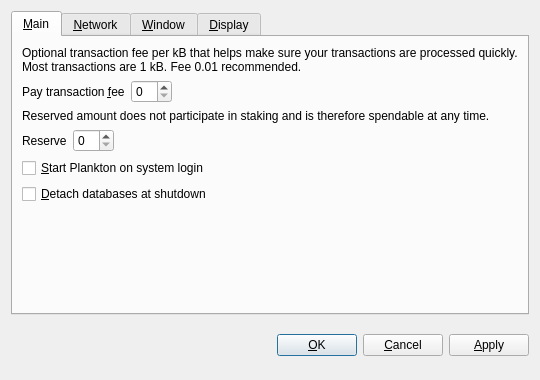
<?xml version="1.0" encoding="UTF-8"?>
<ui version="4.0">
 <class>OptionsDialog</class>
 <widget class="QDialog" name="OptionsDialog">
  <property name="geometry">
   <rect>
    <x>0</x>
    <y>0</y>
    <width>540</width>
    <height>380</height>
   </rect>
  </property>
  <property name="windowTitle">
   <string>Options</string>
  </property>
  <property name="modal">
   <bool>true</bool>
  </property>
  <layout class="QVBoxLayout" name="verticalLayout">
   <item>
    <widget class="QTabWidget" name="tabWidget">
     <property name="tabPosition">
      <enum>QTabWidget::North</enum>
     </property>
     <property name="currentIndex">
      <number>0</number>
     </property>
     <widget class="QWidget" name="tabMain">
      <attribute name="title">
       <string>&amp;Main</string>
      </attribute>
      <layout class="QVBoxLayout" name="verticalLayout_Main">
       <item>
        <widget class="QLabel" name="transactionFeeInfoLabel">
         <property name="text">
          <string>Optional transaction fee per kB that helps make sure your transactions are processed quickly. Most transactions are 1 kB. Fee 0.01 recommended.</string>
         </property>
         <property name="textFormat">
          <enum>Qt::PlainText</enum>
         </property>
         <property name="wordWrap">
          <bool>true</bool>
         </property>
        </widget>
       </item>
       <item>
        <layout class="QHBoxLayout" name="horizontalLayoutFee">
         <item>
          <widget class="QLabel" name="transactionFeeLabel">
           <property name="text">
            <string>Pay transaction &amp;fee</string>
           </property>
           <property name="textFormat">
            <enum>Qt::PlainText</enum>
           </property>
           <property name="buddy">
            <cstring>transactionFee</cstring>
           </property>
          </widget>
         </item>
         <item>
          <widget class="BitcoinAmountField" name="transactionFee"/>
         </item>
         <item>
          <spacer name="horizontalSpacerFee">
           <property name="orientation">
            <enum>Qt::Horizontal</enum>
           </property>
           <property name="sizeHint" stdset="0">
            <size>
             <width>40</width>
             <height>20</height>
            </size>
           </property>
          </spacer>
         </item>
        </layout>
       </item>
       <item>
        <widget class="QLabel" name="reserveBalanceInfoLabel">
         <property name="text">
          <string>Reserved amount does not participate in staking and is therefore spendable at any time.</string>
         </property>
         <property name="textFormat">
          <enum>Qt::PlainText</enum>
         </property>
         <property name="wordWrap">
          <bool>true</bool>
         </property>
        </widget>
       </item>
       <item>
        <layout class="QHBoxLayout" name="horizontalLayoutReserveBalance">
         <item>
          <widget class="QLabel" name="reserveBalanceLabel">
           <property name="text">
            <string>Reserve</string>
           </property>
           <property name="textFormat">
            <enum>Qt::PlainText</enum>
           </property>
           <property name="buddy">
            <cstring>reserveBalance</cstring>
           </property>
          </widget>
         </item>
         <item>
          <widget class="BitcoinAmountField" name="reserveBalance"/>
         </item>
         <item>
          <spacer name="horizontalSpacerReserveBalance">
           <property name="orientation">
            <enum>Qt::Horizontal</enum>
           </property>
           <property name="sizeHint" stdset="0">
            <size>
             <width>40</width>
             <height>20</height>
            </size>
           </property>
          </spacer>
         </item>
        </layout>
       </item>
       <item>
        <widget class="QCheckBox" name="bitcoinAtStartup">
         <property name="toolTip">
          <string>Automatically start Plankton after logging in to the system.</string>
         </property>
         <property name="text">
          <string>&amp;Start Plankton on system login</string>
         </property>
        </widget>
       </item>
       <item>
        <widget class="QCheckBox" name="detachDatabases">
         <property name="toolTip">
          <string>Detach block and address databases at shutdown. This means they can be moved to another data directory, but it slows down shutdown. The wallet is always detached.</string>
         </property>
         <property name="text">
          <string>&amp;Detach databases at shutdown</string>
         </property>
        </widget>
       </item>
       <item>
        <spacer name="verticalSpacer_Main">
         <property name="orientation">
          <enum>Qt::Vertical</enum>
         </property>
         <property name="sizeHint" stdset="0">
          <size>
           <width>20</width>
           <height>40</height>
          </size>
         </property>
        </spacer>
       </item>
      </layout>
     </widget>
     <widget class="QWidget" name="tabNetwork">
      <attribute name="title">
       <string>&amp;Network</string>
      </attribute>
      <layout class="QVBoxLayout" name="verticalLayout_Network">
       <item>
        <widget class="QCheckBox" name="mapPortUpnp">
         <property name="toolTip">
          <string>Automatically open the Plankton client port on the router. This only works when your router supports UPnP and it is enabled.</string>
         </property>
         <property name="text">
          <string>Map port using &amp;UPnP</string>
         </property>
        </widget>
       </item>
       <item>
        <widget class="QCheckBox" name="connectSocks">
         <property name="toolTip">
          <string>Connect to the Plankton network through a SOCKS proxy (e.g. when connecting through Tor).</string>
         </property>
         <property name="text">
          <string>&amp;Connect through SOCKS proxy:</string>
         </property>
        </widget>
       </item>
       <item>
        <layout class="QHBoxLayout" name="horizontalLayout_Network">
         <item>
          <widget class="QLabel" name="proxyIpLabel">
           <property name="text">
            <string>Proxy &amp;IP:</string>
           </property>
           <property name="textFormat">
            <enum>Qt::PlainText</enum>
           </property>
           <property name="buddy">
            <cstring>proxyIp</cstring>
           </property>
          </widget>
         </item>
         <item>
          <widget class="QValidatedLineEdit" name="proxyIp">
           <property name="maximumSize">
            <size>
             <width>140</width>
             <height>16777215</height>
            </size>
           </property>
           <property name="toolTip">
            <string>IP address of the proxy (e.g. 127.0.0.1)</string>
           </property>
          </widget>
         </item>
         <item>
          <widget class="QLabel" name="proxyPortLabel">
           <property name="text">
            <string>&amp;Port:</string>
           </property>
           <property name="textFormat">
            <enum>Qt::PlainText</enum>
           </property>
           <property name="buddy">
            <cstring>proxyPort</cstring>
           </property>
          </widget>
         </item>
         <item>
          <widget class="QLineEdit" name="proxyPort">
           <property name="maximumSize">
            <size>
             <width>55</width>
             <height>16777215</height>
            </size>
           </property>
           <property name="toolTip">
            <string>Port of the proxy (e.g. 9050)</string>
           </property>
          </widget>
         </item>
         <item>
          <widget class="QLabel" name="socksVersionLabel">
           <property name="text">
            <string>SOCKS &amp;Version:</string>
           </property>
           <property name="textFormat">
            <enum>Qt::PlainText</enum>
           </property>
           <property name="buddy">
            <cstring>socksVersion</cstring>
           </property>
          </widget>
         </item>
         <item>
          <widget class="QValueComboBox" name="socksVersion">
           <property name="toolTip">
            <string>SOCKS version of the proxy (e.g. 5)</string>
           </property>
          </widget>
         </item>
         <item>
          <spacer name="horizontalSpacer_Network">
           <property name="orientation">
            <enum>Qt::Horizontal</enum>
           </property>
           <property name="sizeHint" stdset="0">
            <size>
             <width>40</width>
             <height>20</height>
            </size>
           </property>
          </spacer>
         </item>
        </layout>
       </item>
       <item>
        <spacer name="verticalSpacer_Network">
         <property name="orientation">
          <enum>Qt::Vertical</enum>
         </property>
         <property name="sizeHint" stdset="0">
          <size>
           <width>20</width>
           <height>40</height>
          </size>
         </property>
        </spacer>
       </item>
      </layout>
     </widget>
     <widget class="QWidget" name="tabWindow">
      <attribute name="title">
       <string>&amp;Window</string>
      </attribute>
      <layout class="QVBoxLayout" name="verticalLayout_Window">
       <item>
        <widget class="QCheckBox" name="minimizeToTray">
         <property name="toolTip">
          <string>Show only a tray icon after minimizing the window.</string>
         </property>
         <property name="text">
          <string>&amp;Minimize to the tray instead of the taskbar</string>
         </property>
        </widget>
       </item>
       <item>
        <widget class="QCheckBox" name="minimizeOnClose">
         <property name="toolTip">
          <string>Minimize instead of exit the application when the window is closed. When this option is enabled, the application will be closed only after selecting Quit in the menu.</string>
         </property>
         <property name="text">
          <string>M&amp;inimize on close</string>
         </property>
        </widget>
       </item>
       <item>
        <spacer name="verticalSpacer_Window">
         <property name="orientation">
          <enum>Qt::Vertical</enum>
         </property>
         <property name="sizeHint" stdset="0">
          <size>
           <width>20</width>
           <height>40</height>
          </size>
         </property>
        </spacer>
       </item>
      </layout>
     </widget>
     <widget class="QWidget" name="tabDisplay">
      <attribute name="title">
       <string>&amp;Display</string>
      </attribute>
      <layout class="QVBoxLayout" name="verticalLayout_Display">
       <item>
        <layout class="QHBoxLayout" name="horizontalLayout_1_Display">
         <item>
          <widget class="QLabel" name="langLabel">
           <property name="text">
            <string>User Interface &amp;language:</string>
           </property>
           <property name="textFormat">
            <enum>Qt::PlainText</enum>
           </property>
           <property name="buddy">
            <cstring>lang</cstring>
           </property>
          </widget>
         </item>
         <item>
          <widget class="QValueComboBox" name="lang">
           <property name="toolTip">
            <string>The user interface language can be set here. This setting will take effect after restarting Plankton.</string>
           </property>
          </widget>
         </item>
        </layout>
       </item>
       <item>
        <layout class="QHBoxLayout" name="horizontalLayout_2_Display">
         <item>
          <widget class="QLabel" name="unitLabel">
           <property name="text">
            <string>&amp;Unit to show amounts in:</string>
           </property>
           <property name="textFormat">
            <enum>Qt::PlainText</enum>
           </property>
           <property name="buddy">
            <cstring>unit</cstring>
           </property>
          </widget>
         </item>
         <item>
          <widget class="QValueComboBox" name="unit">
           <property name="toolTip">
            <string>Choose the default subdivision unit to show in the interface and when sending coins.</string>
           </property>
          </widget>
         </item>
        </layout>
       </item>
       <item>
        <widget class="QCheckBox" name="displayAddresses">
         <property name="toolTip">
          <string>Whether to show Plankton addresses in the transaction list or not.</string>
         </property>
         <property name="text">
          <string>&amp;Display addresses in transaction list</string>
         </property>
        </widget>
       </item>
       <item>
        <widget class="QCheckBox" name="coinControlFeatures">
         <property name="toolTip">
          <string>Whether to show coin control features or not.</string>
         </property>
         <property name="text">
          <string>Display coin &amp;control features (experts only!)</string>
         </property>
        </widget>
       </item>
       <item>
        <spacer name="verticalSpacer_Display">
         <property name="orientation">
          <enum>Qt::Vertical</enum>
         </property>
         <property name="sizeHint" stdset="0">
          <size>
           <width>20</width>
           <height>40</height>
          </size>
         </property>
        </spacer>
       </item>
      </layout>
     </widget>
    </widget>
   </item>
   <item>
    <layout class="QHBoxLayout" name="horizontalLayout_Buttons">
     <item>
      <spacer name="horizontalSpacer_1">
       <property name="orientation">
        <enum>Qt::Horizontal</enum>
       </property>
       <property name="sizeHint" stdset="0">
        <size>
         <width>40</width>
         <height>48</height>
        </size>
       </property>
      </spacer>
     </item>
     <item>
      <widget class="QLabel" name="statusLabel">
       <property name="font">
        <font>
         <weight>75</weight>
         <bold>true</bold>
        </font>
       </property>
       <property name="text">
        <string/>
       </property>
       <property name="textFormat">
        <enum>Qt::PlainText</enum>
       </property>
       <property name="wordWrap">
        <bool>true</bool>
       </property>
      </widget>
     </item>
     <item>
      <spacer name="horizontalSpacer_2">
       <property name="orientation">
        <enum>Qt::Horizontal</enum>
       </property>
       <property name="sizeHint" stdset="0">
        <size>
         <width>40</width>
         <height>48</height>
        </size>
       </property>
      </spacer>
     </item>
     <item>
      <widget class="QPushButton" name="okButton">
       <property name="text">
        <string>&amp;OK</string>
       </property>
      </widget>
     </item>
     <item>
      <widget class="QPushButton" name="cancelButton">
       <property name="text">
        <string>&amp;Cancel</string>
       </property>
       <property name="autoDefault">
        <bool>false</bool>
       </property>
      </widget>
     </item>
     <item>
      <widget class="QPushButton" name="applyButton">
       <property name="text">
        <string>&amp;Apply</string>
       </property>
       <property name="autoDefault">
        <bool>false</bool>
       </property>
      </widget>
     </item>
    </layout>
   </item>
  </layout>
 </widget>
 <customwidgets>
  <customwidget>
   <class>BitcoinAmountField</class>
   <extends>QSpinBox</extends>
   <header>bitcoinamountfield.h</header>
  </customwidget>
  <customwidget>
   <class>QValueComboBox</class>
   <extends>QComboBox</extends>
   <header>qvaluecombobox.h</header>
  </customwidget>
  <customwidget>
   <class>QValidatedLineEdit</class>
   <extends>QLineEdit</extends>
   <header>qvalidatedlineedit.h</header>
  </customwidget>
 </customwidgets>
 <resources/>
 <connections/>
</ui>
